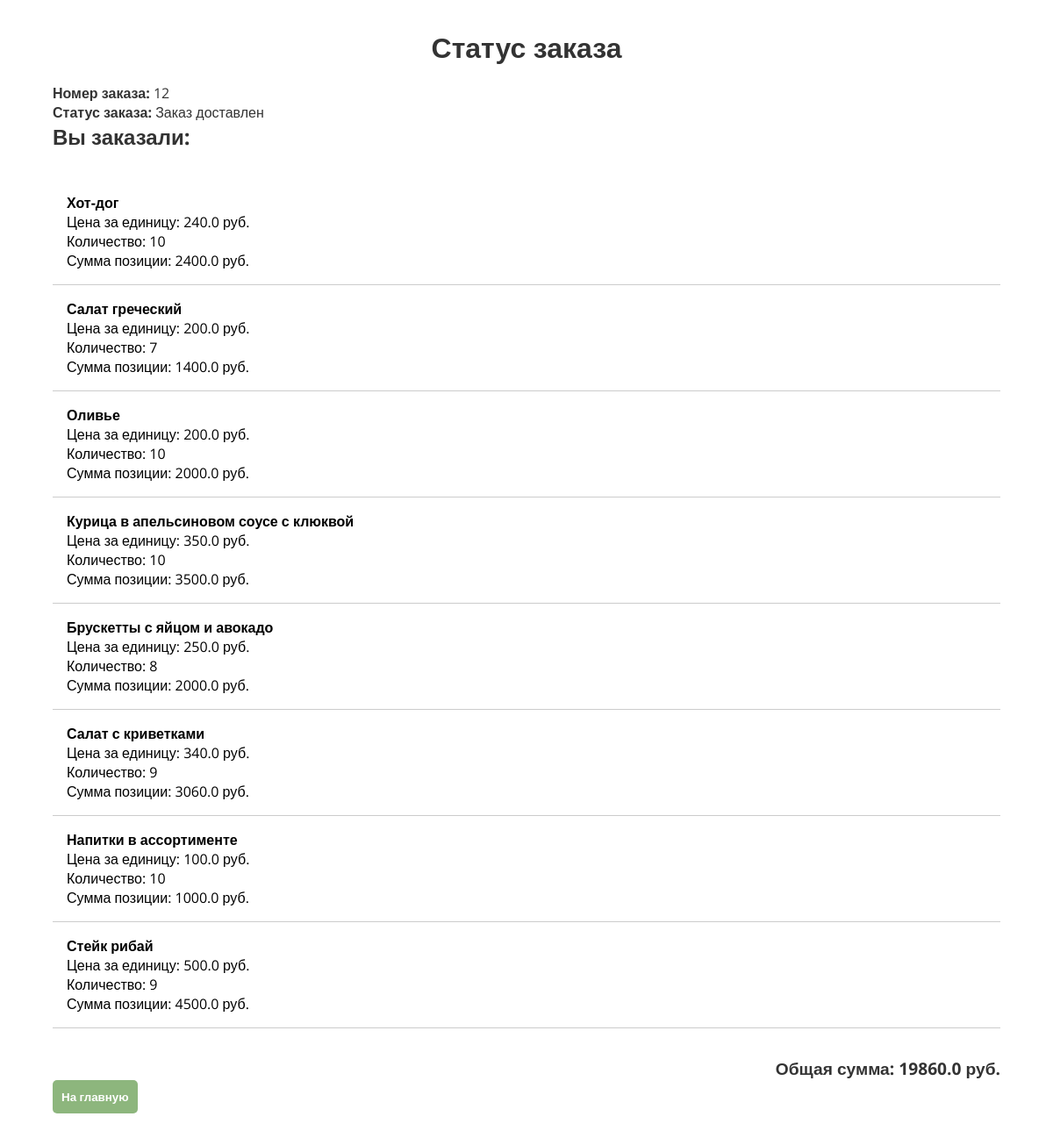
Page /view_order/12 (signed in) on the committed database.
### tables this page shows
CREATE TABLE orders (
                id INTEGER PRIMARY KEY AUTOINCREMENT,
                user_id INTEGER NOT NULL,
                courier_id INTEGER,
                status TEXT NOT NULL,
                created_at TEXT DEFAULT (datetime('now'))
            );

CREATE TABLE order_items (
                            id INTEGER PRIMARY KEY AUTOINCREMENT,
                            order_id TEXT NOT NULL,
                            name TEXT,
                            price TEXT, quantity INTEGER DEFAULT 1);

### routes/main_routes.py (the view)
@main_routes.route('/view_order/<int:order_id>')
@login_required
def view_order(order_id):
    with sqlite3.connect(Config.DATABASE) as conn:
        cursor = conn.cursor()
        cursor.execute('SELECT id, status FROM orders WHERE id = ?', (order_id,))
        order = cursor.fetchone()
        if order is None:
            flash("Заказ не найден!", "error")
            return redirect(url_for('main_routes.index'))
        cursor.execute('SELECT name, price, quantity FROM order_items WHERE order_id = ?', (order_id,))
        cart_items = cursor.fetchall()
    cart_items = [
        {
            'name': item[0],
            'price': float(item[1]),
            'quantity': item[2],
            'total_price': float(item[1]) * item[2]
        }
        for item in cart_items
    ]
    total = sum(item['total_price'] for item in cart_items)
    return render_template('intouch.html', order_number=order[0], status=order[1], cart_items=cart_items, total=total)

### app.py (called while the page is built)
@login_manager.user_loader
def load_user(user_id):
    return User.get(int(user_id))

### models.py (called while the page is built)
    @staticmethod
    def get(user_id):
        with sqlite3.connect(Config.DATABASE) as conn:
            cursor = conn.cursor()
            cursor.execute('SELECT * FROM users WHERE id = ?', (user_id,))
            user = cursor.fetchone()
            if user:
                return User(*user)
        return None

### templates/intouch.html (shortened to what this page needs)
<!DOCTYPE html>
<html lang="en">
<head>
    <link rel="stylesheet" href="{{ url_for('static', filename='style/panel.css') }}">
    <link rel="stylesheet" href="{{ url_for('static', filename='style/cart.css') }}">
    <link rel="stylesheet" href="{{ url_for('static', filename='style/cour.css') }}">
</head>
<body>
    <div class="container">
        <h1>Статус заказа</h1>
        <div class="order-info">
            <p><strong>Номер заказа:</strong> {{ order_number }}</p>
            <p><strong>Статус заказа:</strong> {{ status }}</p>
        </div>
        <h2>Вы заказали:</h2>
        <div class="cart-items">
            {% for item in cart_items %}
            <div class="cart-item">
                <div class="cart-item-details">
                    <p><strong>{{ item.name }}</strong></p>
                    <p>Цена за единицу: {{ item.price }} руб.</p>
                    <p>Количество: {{ item.quantity }}</p>
                    <p>Сумма позиции: {{ item.total_price }} руб.</p>
                </div>
            </div>
            {% endfor %}
        </div>
    <div class="cart-summary">
          <p><strong>Общая сумма: {{ total }} руб.</strong></p>
    </div>
    <button><a href="{{ url_for('main_routes.index') }}" class="home-link">На главную</a></button>
</div>
</body>
</html>

### static/style/panel.css (style rules this page uses)
body { font-family: "Open Sans", sans-serif; background-color: #f4f4f4; margin: 0; padding: 0; }
h1 { text-align: center; margin-bottom: 20px; }
input, textarea, button { padding: 10px; border: 1px solid #ccc; border-radius: 5px; outline: none; font-family: "Open Sans", sans-serif; }
button { background-color: #8db67d; color: #fff; border: none; cursor: pointer; transition: background-color 0.3s; font-family: "Open Sans", sans-serif; font-weight: 600; }
.home-link { text-decoration: none; color: inherit; }

### static/style/cart.css (style rules this page uses)
* { margin: 0; padding: 0; box-sizing: border-box; }
body { font-family: "Open Sans", sans-serif; background-color: #ffffff; color: #333; }
.container { width: 90%; max-width: 1200px; margin: auto; padding: 2rem 0; }
.home-link { text-decoration: none; color: inherit; }
.cart-items { margin: 2rem 0; }
.cart-items .cart-item { display: flex; justify-content: space-between; padding: 1rem; border-bottom: 1px solid #ccc; }
.cart-items .cart-item-details { display: flex; flex-direction: column; }
.cart-items .cart-item-details p { font-size: 1rem; color: black; }
.cart-item { display: flex; justify-content: space-between; align-items: center; border-bottom: 1px solid #ddd; }
.cart-summary { text-align: right; font-size: 1.2rem; font-weight: 700; }

### rows in the picture
orders: status "Заказ доставлен"
order_items: name "Хот-дог", price "240.0", quantity "10", total_price "2400.0"
order_items: name "Салат греческий", price "200.0", quantity "7", total_price "1400.0"
order_items: name "Оливье", price "200.0", quantity "10", total_price "2000.0"
order_items: name "Курица в апельсиновом соусе с клюквой", price "350.0", quantity "10", total_price "3500.0"
order_items: name "Брускетты с яйцом и авокадо", price "250.0", quantity "8", total_price "2000.0"
order_items: name "Салат с криветками", price "340.0", quantity "9", total_price "3060.0"
order_items: name "Напитки в ассортименте", price "100.0", quantity "10", total_price "1000.0"
order_items: name "Стейк рибай", price "500.0", quantity "9", total_price "4500.0"

### other values in the picture
{{ order_number }} "12"
{{ total }} "19860.0"
